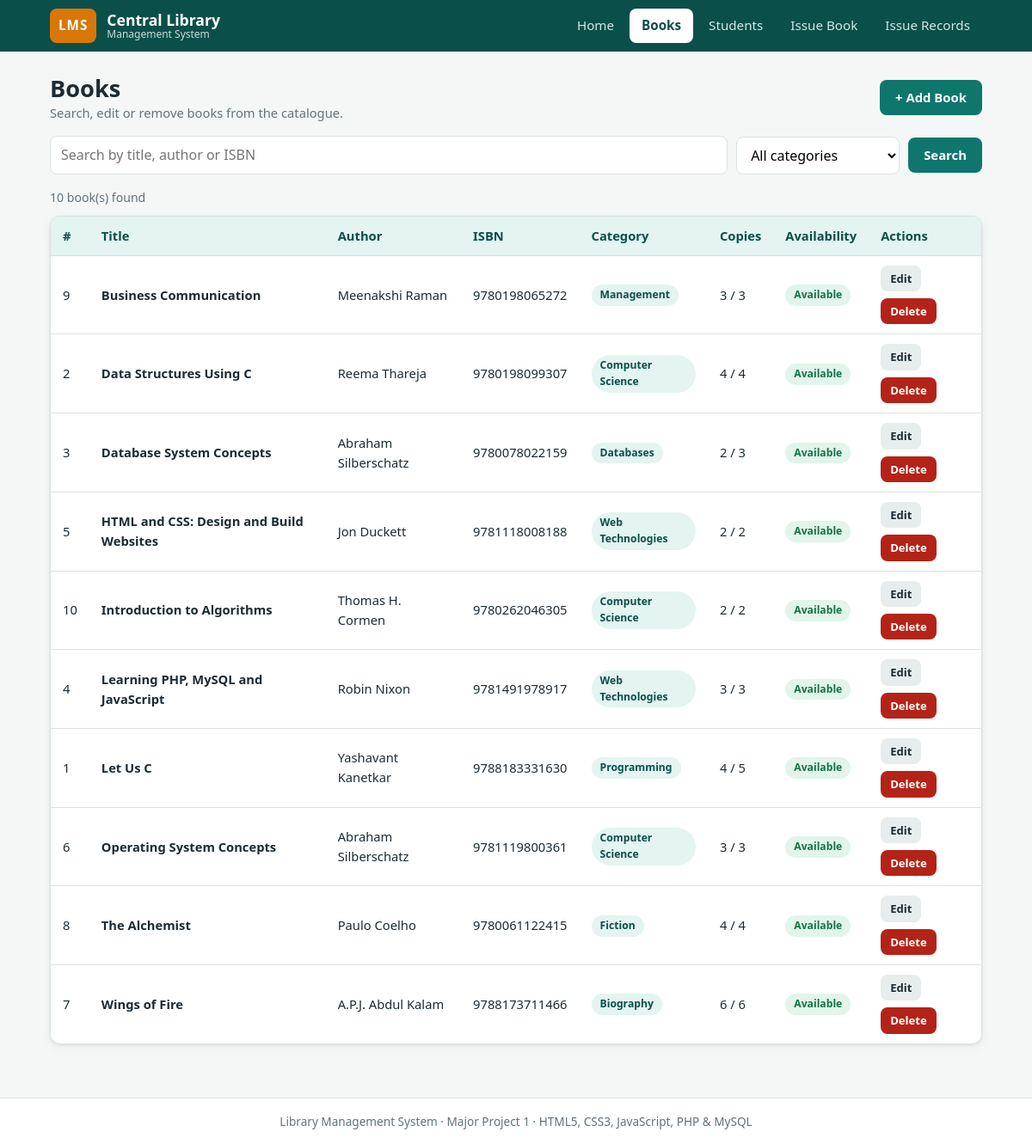
The page /books.php on the database its author committed.
### tables this page shows
CREATE TABLE books (
    id               INT UNSIGNED AUTO_INCREMENT PRIMARY KEY,
    title            VARCHAR(150) NOT NULL,
    author           VARCHAR(100) NOT NULL,
    isbn             VARCHAR(13)  NOT NULL UNIQUE,
    category         VARCHAR(50)  NOT NULL,
    total_copies     INT UNSIGNED NOT NULL,
    available_copies INT UNSIGNED NOT NULL,
    added_on         DATETIME NOT NULL DEFAULT CURRENT_TIMESTAMP,
    CONSTRAINT chk_copies CHECK (available_copies <= total_copies)
);

### includes/init.php (called while the page is built, shortened)
<?php
function run(mysqli $db, string $sql, string $types = '', array $params = []) {
    $st = $db->prepare($sql);
    $st->execute();
    return $st;
}
function h($value): string {
    return htmlspecialchars((string)$value, ENT_QUOTES, 'UTF-8');
}

### books.php (the view, shortened to what this page needs)
<?php
require __DIR__ . '/includes/init.php';
$q   = trim($_GET['q'] ?? '');
$sql = "SELECT * FROM books WHERE 1=1";
$types = '';
$args  = [];
$sql .= " ORDER BY title ASC";
$books = run($db, $sql, $types, $args)->get_result();
require __DIR__ . '/includes/header.php';
?>
<div class="page-head">
    <div>
        <h1>Books</h1>
        <p class="subtle">Search, edit or remove books from the catalogue.</p>
    </div>
    <a class="btn" href="book_form.php">+ Add Book</a>
</div>
<form class="toolbar" method="get" action="books.php">
    <input class="grow" type="text" name="q" placeholder="Search by title, author or ISBN" value="<?= h($q) ?>">
    <select name="category" aria-label="Category">
        <option value="">All categories</option>
    </select>
    <button class="btn" type="submit">Search</button>
</form>
<p class="result-count"><?= $books->num_rows ?> book(s) found</p>
<div class="card card-flush">
<div class="table-scroll">
<table class="data" id="booksTable">
    <thead>
        <tr><th>#</th><th>Title</th><th>Author</th><th>ISBN</th><th>Category</th><th>Copies</th><th>Availability</th><th>Actions</th></tr>
    </thead>
    <tbody>
    <?php while ($b = $books->fetch_assoc()): ?>
        <tr>
            <td><?= (int)$b['id'] ?></td>
            <td><strong><?= h($b['title']) ?></strong></td>
            <td><?= h($b['author']) ?></td>
            <td><?= h($b['isbn']) ?></td>
            <td><span class="badge b-info"><?= h($b['category']) ?></span></td>
            <td><?= (int)$b['available_copies'] ?> / <?= (int)$b['total_copies'] ?></td>
            <td>
                <?php if ($b['available_copies'] > 0): ?><span class="badge b-ok">Available</span>
                <?php else: ?><span class="badge b-bad">All issued</span><?php endif; ?>
            </td>
            <td>
                <div class="btn-row">
                    <a class="btn btn-sm btn-grey" href="book_form.php?id=<?= (int)$b['id'] ?>">Edit</a>
                    <form class="inline-form" method="post" data-confirm="Delete this book permanently?">
                        <button class="btn btn-sm btn-danger" type="submit">Delete</button>
                    </form>
                </div>
            </td>
        </tr>
    <?php endwhile; ?>
    </tbody>
</table>
</div>
</div>
<?php require __DIR__ . '/includes/footer.php'; ?>

### assets/css/style.css (style rules this page uses)
:root { --ink: #1c2b33; --muted: #61727b; --teal: #0f766e; --teal-dark: #0b4f4a; --teal-soft: #e3f4f1; --amber: #d97706; --amber-soft: #fef3dc; --red: #b42318; --red-soft: #fde8e6; --green: #157347; --green-soft: #e1f5ea; --bg: #f4f7f6; --card: #ffffff; --line: #dbe3e1; --radius: 12px; --shadow: 0 1px 3px rgba(16, 40, 48, .08), 0 4px 14px rgba(16, 40, 48, .05); }
*, *::before, *::after { box-sizing: border-box; }
body { margin: 0; font-family: "Segoe UI", system-ui, -apple-system, Roboto, Arial, sans-serif; color: var(--ink); background: var(--bg); line-height: 1.55; }
a { color: var(--teal); text-decoration: none; }
h1, h2, h3 { line-height: 1.25; margin: 0 0 .6rem; }
h1 { font-size: 1.7rem; }
.card { background: var(--card); border: 1px solid var(--line); border-radius: var(--radius); padding: 20px; box-shadow: var(--shadow); margin-bottom: 22px; }
.card-flush { padding: 0; overflow: hidden; }
.page-head { display: flex; flex-wrap: wrap; justify-content: space-between; align-items: center; gap: 12px; margin-bottom: 16px; }
.page-head h1 { margin: 0; }
.subtle { color: var(--muted); margin: 0; font-size: .92rem; }
.btn { display: inline-block; border: 0; cursor: pointer; font: inherit; font-size: .93rem; font-weight: 600; padding: 9px 18px; border-radius: 8px; background: var(--teal); color: #fff; transition: filter .15s, transform .05s; }
.btn-grey { background: #e7edec; color: var(--ink); }
.btn-danger { background: var(--red); }
.btn-sm { padding: 5px 11px; font-size: .82rem; }
.btn-row { display: flex; flex-wrap: wrap; gap: 8px; align-items: center; }
.inline-form { display: inline; margin: 0; }
.toolbar { display: flex; flex-wrap: wrap; gap: 10px; align-items: center; margin-bottom: 16px; }
.toolbar input[type=text], .toolbar select { padding: 9px 12px; border: 1px solid var(--line); border-radius: 8px; font: inherit; background: #fff; min-width: 190px; }
.toolbar .grow { flex: 1 1 240px; }
.table-scroll { overflow-x: auto; }
table.data { width: 100%; border-collapse: collapse; font-size: .92rem; }
table.data th { background: var(--teal-soft); color: var(--teal-dark); text-align: left; padding: 11px 14px; white-space: nowrap; font-weight: 600; }
table.data td { padding: 11px 14px; border-top: 1px solid var(--line); vertical-align: middle; }
.result-count { color: var(--muted); font-size: .88rem; margin: 0 0 10px; }
.badge { display: inline-block; padding: 3px 10px; border-radius: 999px; font-size: .76rem; font-weight: 700; }
.b-ok { background: var(--green-soft); color: var(--green); }
.b-info { background: var(--teal-soft); color: var(--teal-dark); }

### rows shown on the page
books: id "9", title "Business Communication", author "Meenakshi Raman", isbn "9780198065272", category "Management", available_copies "3", total_copies "3", shows "Available"
books: id "2", title "Data Structures Using C", author "Reema Thareja", isbn "9780198099307", category "Computer Science", available_copies "4", total_copies "4", shows "Available"
books: id "3", title "Database System Concepts", author "Abraham Silberschatz", isbn "9780078022159", category "Databases", available_copies "2", total_copies "3", shows "Available"
books: id "5", title "HTML and CSS: Design and Build Websites", author "Jon Duckett", isbn "9781118008188", category "Web Technologies", available_copies "2", total_copies "2", shows "Available"
books: id "10", title "Introduction to Algorithms", author "Thomas H. Cormen", isbn "9780262046305", category "Computer Science", available_copies "2", total_copies "2", shows "Available"
books: id "4", title "Learning PHP, MySQL and JavaScript", author "Robin Nixon", isbn "9781491978917", category "Web Technologies", available_copies "3", total_copies "3", shows "Available"
books: id "1", title "Let Us C", author "Yashavant Kanetkar", isbn "9788183331630", category "Programming", available_copies "4", total_copies "5", shows "Available"
books: id "6", title "Operating System Concepts", author "Abraham Silberschatz", isbn "9781119800361", category "Computer Science", available_copies "3", total_copies "3", shows "Available"
books: id "8", title "The Alchemist", author "Paulo Coelho", isbn "9780061122415", category "Fiction", available_copies "4", total_copies "4", shows "Available"
books: id "7", title "Wings of Fire", author "A.P.J. Abdul Kalam", isbn "9788173711466", category "Biography", available_copies "6", total_copies "6", shows "Available"

### other values the page prints
$label "Home"
$label "Books"
$label "Students"
$label "Issue Book"
$label "Issue Records"
$books->num_rows "10"
